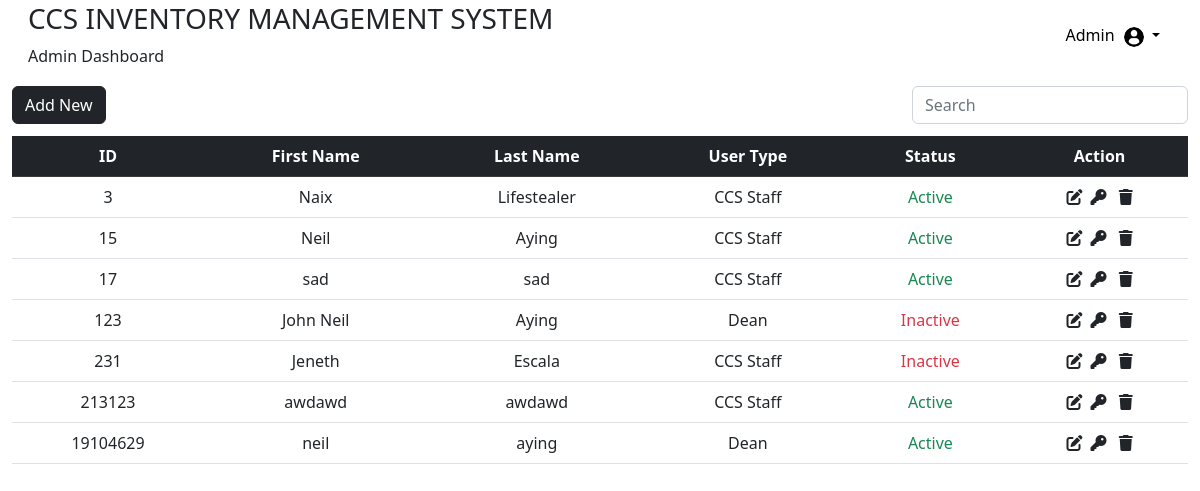
Before: /DashboardAdmin/adminPage.php (signed in) with the older database file.
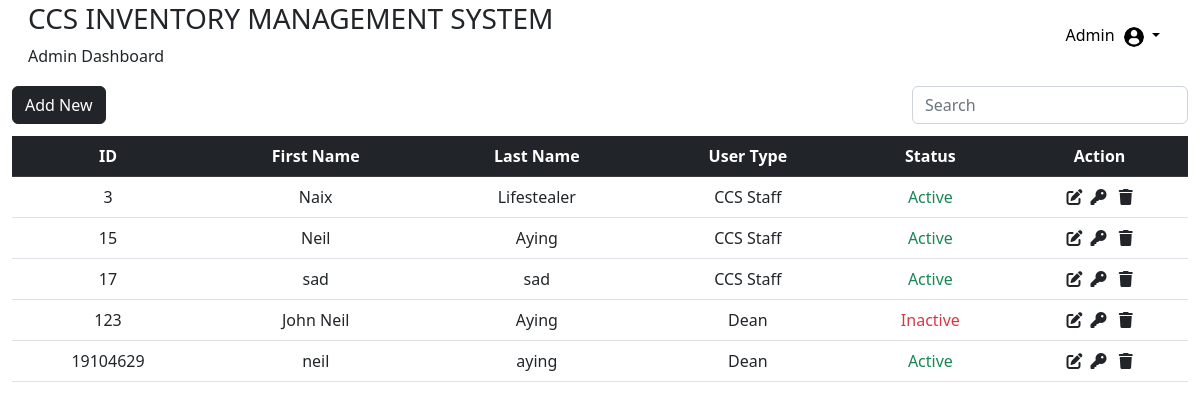
After: the same page with the newer database file.
### tables this page shows
CREATE TABLE `tblusers` (
  `id` int(11) NOT NULL,
  `addedbyid` int(11) NOT NULL,
  `usertype` varchar(50) NOT NULL,
  `fname` varchar(50) NOT NULL,
  `lname` varchar(50) NOT NULL,
  `password` varchar(50) NOT NULL,
  `status` varchar(20) NOT NULL,
  `email` varchar(50) NOT NULL,
  `gender` varchar(50) NOT NULL,
  `department` varchar(50) NOT NULL,
  `approveby` varchar(50) DEFAULT NULL,
  `datetimeregister` datetime DEFAULT NULL,
  `datetimeapprove` datetime DEFAULT NULL
);

### DashboardAdmin/adminPage.php (the view, shortened to what this page needs)
<?php
include('adminfunctions.php');
$search = isset($_GET["search"]) ? $_GET["search"] : '';
$sql = "SELECT * FROM `tblusers` WHERE usertype NOT IN ('Admin', 'Student', 'Employee') AND (id LIKE '%$search%' OR lname LIKE '%$search%' OR usertype LIKE '%$search%')";
$result = mysqli_query($conn, $sql);
?>
<!DOCTYPE html>
<html lang="en">
<head>
    <link rel="stylesheet" type="text/css" href="adminstyles.css">
    <link href="https://cdn.jsdelivr.net/npm/bootstrap@5.2.3/dist/css/bootstrap.min.css" rel="stylesheet">
    <link rel="stylesheet" href="https://cdnjs.cloudflare.com/ajax/libs/font-awesome/6.4.0/css/all.min.css" />
</head>
<body>
    <?php
    if ($result && mysqli_num_rows($result) > 0) {
        include('adminheader.php');
        echo '<div class="container-fluid">';
        echo '<div class="row mb-2">';
        echo '<div class="col-md-9 mb-1">';
        echo '<a href="addusers.php" class="btn btn-dark btn-block btn-add-new">Add New</a>';
        echo '</div>';
        echo '<div class="col-md-3 text-end">';
        echo '<form action="" method="GET" class="input-group">';
        echo '<input type="text" class="form-control search-input " placeholder="Search" name="search" id="searchInput">';
        echo '</form>';
        echo '</div>';
        echo '</div>';
        echo '<table class="table table-hover text-center">';
        echo '<thead class="table-dark">';
        echo '<tr>';
        echo '<th scope="col">ID</th>';
        echo '<th scope="col">First Name</th>';
        echo '<th scope="col">Last Name</th>';
        echo '<th scope="col">User Type</th>';
        echo '<th scope="col">Status</th>';
        echo '<th scope="col">Action</th>';
        echo '</tr>';
        echo '</thead>';
        echo '<tbody>';
        while ($row = mysqli_fetch_assoc($result)) {
            echo '<tr>';
            echo '<td>' . $row["id"] . '</td>';
            echo '<td>' . $row["fname"] . '</td>';
            echo '<td>' . $row["lname"] . '</td>';
            echo '<td>' . $row["usertype"] . '</td>';
            echo '<td class="' . (strtolower($row["status"]) === 'active' ? 'text-success' : 'text-danger') . '">' . $row["status"] . '</td>';
            echo '<td>';
            echo '<a href="edit.php?id=' . $row["id"] . '" class="link-dark"><i class="fa-solid fa-pen-to-square fs-7 me-2"></i></a>';
            echo '<a href="javascript:void(0);" onclick="confirmResetPassword(' . $row["id"] . ')" class="link-dark"><i class="fa-solid fa-key fs-7 me-2"></i></a>';
            echo ' <a href="javascript:void(0);" onclick="confirmDeleteUser(' . $row["id"] . ')" class="link-dark"><i class="fa-solid fa-trash fs-7"></i></a>';
            echo '</td>';
            echo ' </tr>';
        }
        echo '</tbody>';
        echo '</table>';
        echo '</div>';
    }
    ?>
</body>
</html>

### DashboardAdmin/adminheader.php (shortened to what this page needs)
<div class="container-fluid">
    <div class="header--wrapper">
        <div class="header--title">
            <div class="logo-and-text">
                <h3>CCS INVENTORY MANAGEMENT SYSTEM</h3>
            </div>
            <span>Admin Dashboard</span>
        </div>
        <div class="user--info">
            <div class="dropdown">
            <button class="btn btn-secondary dropdown-toggle custom-dropdown-btn" type="button" id="userDropdown" data-bs-toggle="dropdown" aria-expanded="false">
                    Admin
                    <img src="/inventory/images/profile-user.png" alt="userpicture" class="userpicture">
            </button>
            </div>
        </div>
    </div>
</div>

### DashboardAdmin/adminstyles.css (style rules this page uses)
.dropdown img { width: 20px; height: 20px; cursor:pointer; border-radius: 50%; margin-left: 5px; }
.header--wrapper { display: flex; justify-content: space-between; align-items: center; flex-wrap: wrap; background: #fff; border-radius: 10px; padding: 2px 1rem; margin-bottom: 1rem; }
.user--info { display: flex; align-items: center; background-color: #fff; }
.custom-dropdown-btn { background-color: transparent !important; border: none !important; color: #000 !important; }
.text-success { color: green; }
.text-danger { color: red; }

Changed rows visible on the page:
removed tblusers: id "231", fname "Jeneth", lname "Escala", usertype "CCS Staff", status "Inactive"
removed tblusers: id "213123", fname "awdawd", lname "awdawd", usertype "CCS Staff", status "Active"
